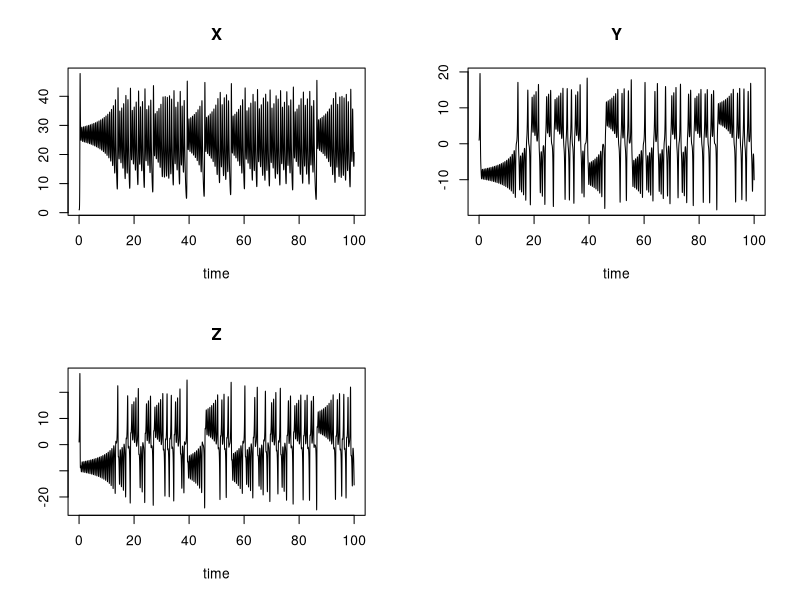
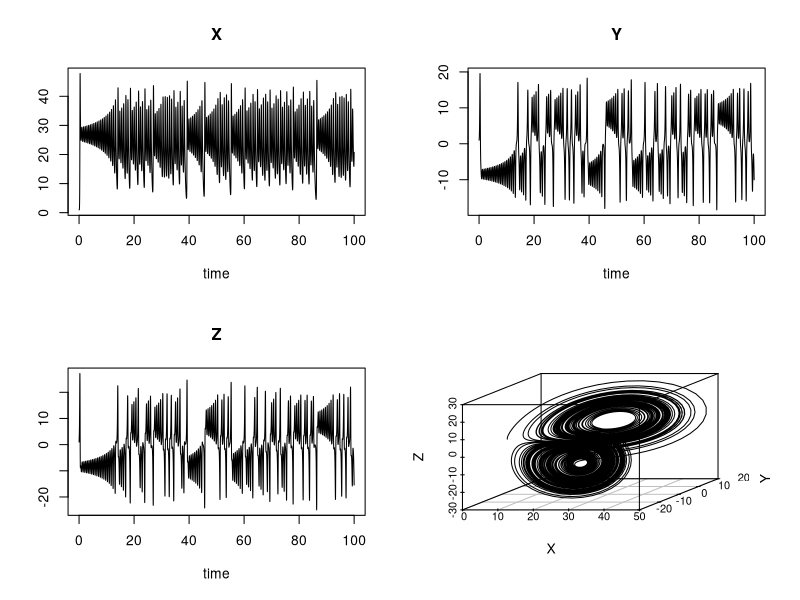

Generate these figures, in order, with R:
## ---- chunk 1
#install.packages("ctv")
#ctv::install.views("DifferentialEquations")
library(deSolve)



## Download and clean all required data

Lorenz <- function(t, state, parameters) {
  with(as.list(c(state, parameters)), {
    dX <- a * X + Y * Z
    dY <- b * (Y - Z)
    dZ <- -X * Y + c * Y - Z
    list(c(dX, dY, dZ))
  })
}

parameters <- c(a = -8/3, b = -10, c = 28)
state <- c(X = 1, Y = 1, Z = 1)
times <- seq(0, 100, by = 0.01)
## ---- chunk 2
out <- ode(y = state, times = times, func = Lorenz, parms = parameters)
plot(out)


#Add any additional processing steps here.

parameters <- c(a = -8/3, b = -10, c = 28)
state <- c(X = 1, Y = 1, Z = 1)
times <- seq(0, 100, by = 0.01)
out <- ode(y = state, times = times, func = Lorenz, parms = parameters)
plot(out)

#add a 3D figure if package scatterplot3D is available

if (require(scatterplot3d))
  scatterplot3d(out[,-1], type = "l")
